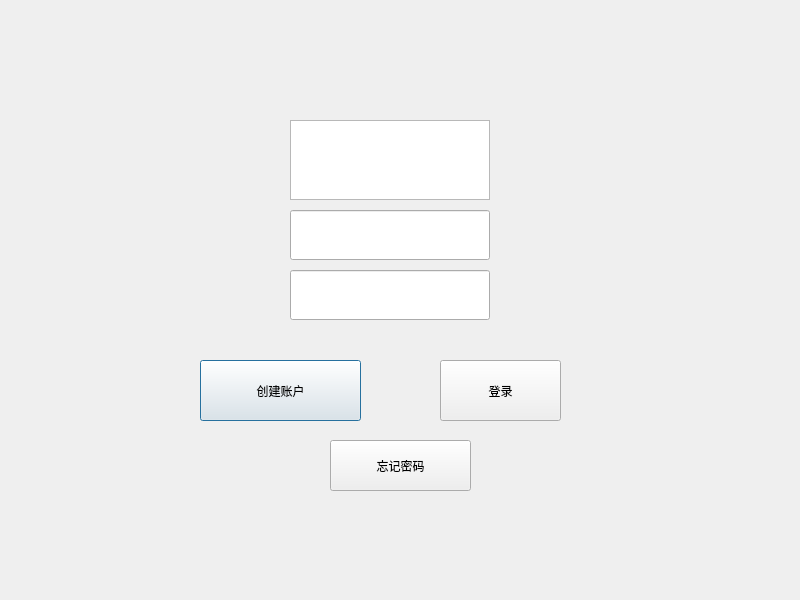
<?xml version="1.0" encoding="UTF-8"?>
<ui version="4.0">
 <class>Login</class>
 <widget class="QDialog" name="Login">
  <property name="geometry">
   <rect>
    <x>0</x>
    <y>0</y>
    <width>800</width>
    <height>600</height>
   </rect>
  </property>
  <property name="windowTitle">
   <string>Dialog</string>
  </property>
  <widget class="QWidget" name="widget" native="true">
   <property name="geometry">
    <rect>
     <x>100</x>
     <y>100</y>
     <width>600</width>
     <height>400</height>
    </rect>
   </property>
   <widget class="QLineEdit" name="userLineEdit">
    <property name="geometry">
     <rect>
      <x>190</x>
      <y>110</y>
      <width>200</width>
      <height>50</height>
     </rect>
    </property>
   </widget>
   <widget class="QLineEdit" name="passwordLineEdit">
    <property name="geometry">
     <rect>
      <x>190</x>
      <y>170</y>
      <width>200</width>
      <height>50</height>
     </rect>
    </property>
   </widget>
   <widget class="QPushButton" name="registerBtn">
    <property name="geometry">
     <rect>
      <x>100</x>
      <y>260</y>
      <width>161</width>
      <height>61</height>
     </rect>
    </property>
    <property name="text">
     <string>创建账户</string>
    </property>
   </widget>
   <widget class="QPushButton" name="loginBtn">
    <property name="geometry">
     <rect>
      <x>340</x>
      <y>260</y>
      <width>121</width>
      <height>61</height>
     </rect>
    </property>
    <property name="text">
     <string>登录</string>
    </property>
   </widget>
   <widget class="QPushButton" name="forgetBtn">
    <property name="geometry">
     <rect>
      <x>230</x>
      <y>340</y>
      <width>141</width>
      <height>51</height>
     </rect>
    </property>
    <property name="text">
     <string>忘记密码</string>
    </property>
   </widget>
   <widget class="QGraphicsView" name="graphicsView">
    <property name="geometry">
     <rect>
      <x>190</x>
      <y>20</y>
      <width>200</width>
      <height>80</height>
     </rect>
    </property>
   </widget>
   <widget class="QLabel" name="label">
    <property name="geometry">
     <rect>
      <x>230</x>
      <y>220</y>
      <width>201</width>
      <height>31</height>
     </rect>
    </property>
    <property name="text">
     <string/>
    </property>
   </widget>
  </widget>
 </widget>
 <resources/>
 <connections/>
</ui>
